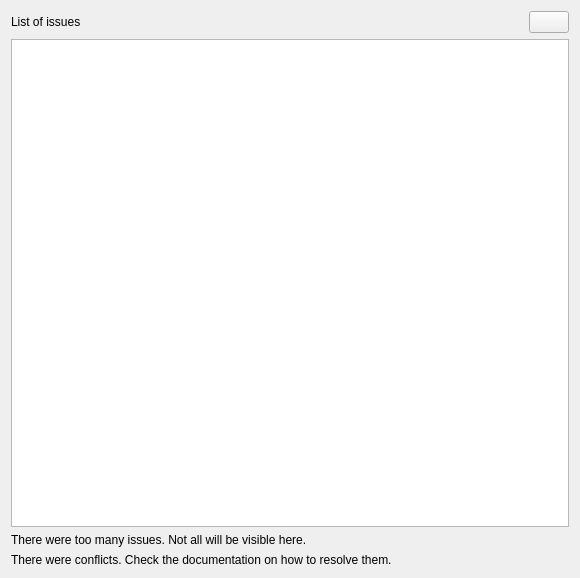
<?xml version="1.0" encoding="UTF-8"?>
<ui version="4.0">
 <class>OCC::IssuesWidget</class>
 <widget class="QWidget" name="OCC::IssuesWidget">
  <property name="geometry">
   <rect>
    <x>0</x>
    <y>0</y>
    <width>580</width>
    <height>578</height>
   </rect>
  </property>
  <property name="windowTitle">
   <string>Form</string>
  </property>
  <layout class="QVBoxLayout" name="verticalLayout">
   <item>
    <layout class="QHBoxLayout" name="horizontalLayout">
     <item>
      <widget class="QLabel" name="_headerLabel">
       <property name="text">
        <string>List of issues</string>
       </property>
       <property name="textFormat">
        <enum>Qt::PlainText</enum>
       </property>
      </widget>
     </item>
     <item>
      <spacer name="horizontalSpacer">
       <property name="orientation">
        <enum>Qt::Horizontal</enum>
       </property>
       <property name="sizeHint" stdset="0">
        <size>
         <width>40</width>
         <height>20</height>
        </size>
       </property>
      </spacer>
     </item>
     <item>
      <widget class="QPushButton" name="_filterButton"/>
     </item>
    </layout>
   </item>
   <item>
    <widget class="QTableView" name="_tableView">
     <property name="contextMenuPolicy">
      <enum>Qt::CustomContextMenu</enum>
     </property>
     <property name="alternatingRowColors">
      <bool>true</bool>
     </property>
     <property name="selectionBehavior">
      <enum>QAbstractItemView::SelectRows</enum>
     </property>
     <property name="showGrid">
      <bool>false</bool>
     </property>
     <property name="sortingEnabled">
      <bool>true</bool>
     </property>
     <attribute name="horizontalHeaderShowSortIndicator" stdset="0">
      <bool>true</bool>
     </attribute>
     <attribute name="verticalHeaderVisible">
      <bool>false</bool>
     </attribute>
    </widget>
   </item>
   <item>
    <layout class="QHBoxLayout" name="horizontalLayout_2" stretch="1">
     <item>
      <layout class="QVBoxLayout" name="verticalLayout_2">
       <item>
        <widget class="QLabel" name="_tooManyIssuesWarning">
         <property name="text">
          <string>There were too many issues. Not all will be visible here.</string>
         </property>
         <property name="wordWrap">
          <bool>true</bool>
         </property>
        </widget>
       </item>
       <item>
        <widget class="QLabel" name="_conflictHelp">
         <property name="text">
          <string>There were conflicts. Check the documentation on how to resolve them.</string>
         </property>
         <property name="wordWrap">
          <bool>true</bool>
         </property>
         <property name="openExternalLinks">
          <bool>true</bool>
         </property>
        </widget>
       </item>
      </layout>
     </item>
    </layout>
   </item>
  </layout>
 </widget>
 <tabstops>
  <tabstop>_filterButton</tabstop>
  <tabstop>_tableView</tabstop>
 </tabstops>
 <resources/>
 <connections/>
</ui>
